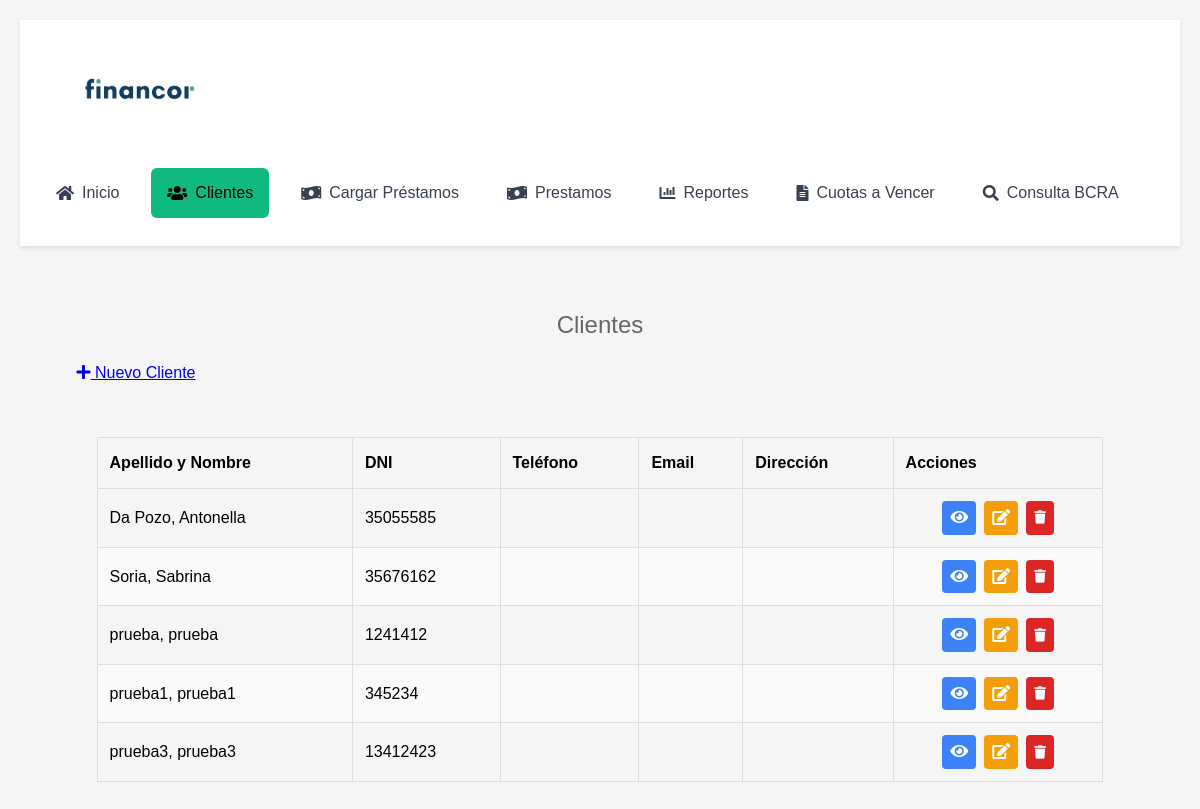
Before: /clientes with the older database file.
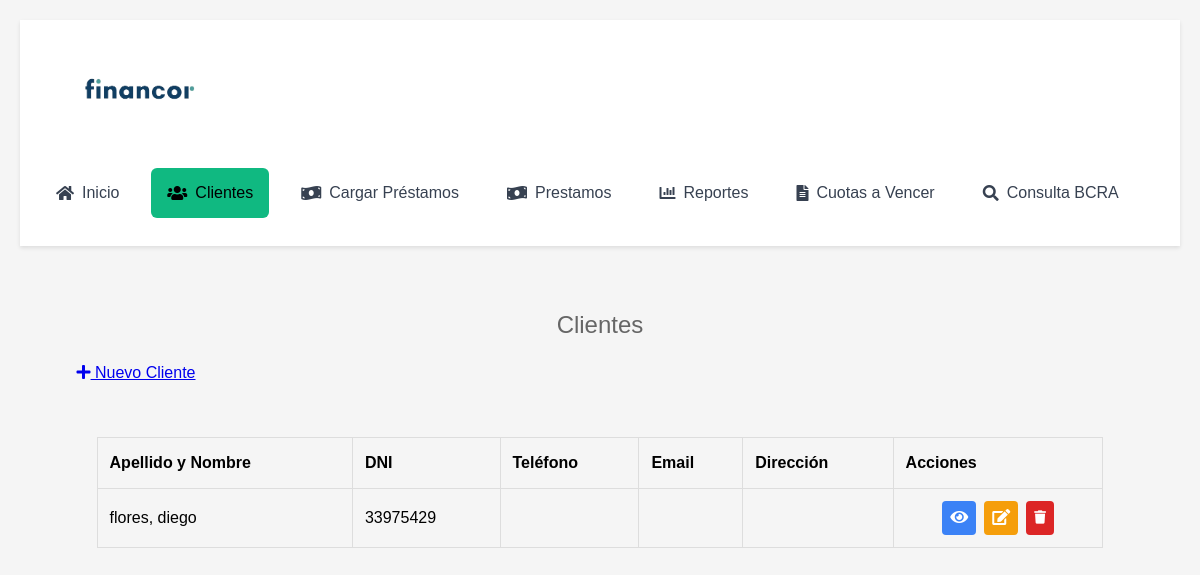
After: the same page with the newer database file.
### models.py (models this page shows, shortened)
class Cliente(db.Model):
    __tablename__ = 'cliente'
    id_cliente = db.Column(db.Integer, primary_key=True)
    nombre = db.Column(db.String(100), nullable=False)
    apellido = db.Column(db.String(100), nullable=False)
    dni = db.Column(db.String(20), unique=True, nullable=False)
    telefono = db.Column(db.String(20))
    direccion = db.Column(db.String(200))
    correo_electronico = db.Column(db.String(120))
    documentacion_verificada = db.Column(db.Boolean, default=False)
    fecha_registro = db.Column(db.DateTime, default=datetime.utcnow, nullable=False)
    activo = db.Column(db.Boolean, default=True)
    prestamos = db.relationship('Prestamo', backref='cliente', lazy=True)

### app.py (the view)
@app.route('/clientes')
def clientes():
    clientes_list = Cliente.query.order_by(Cliente.apellido).all()
    return render_template('clientes.html', clientes=clientes_list, active_page='clientes')

### templates/clientes.html (shortened to what this page needs)
{% extends "layout.html" %}
{% block content %}
<div class="container mt-4">
    <div class="d-flex justify-content-between align-items-center mb-4">
        <h2>Clientes</h2>
        <a href="{{ url_for('nuevo_cliente') }}" class="btn btn-primary">
            <i class="fas fa-plus"></i> Nuevo Cliente
        </a>
    </div>
    <div class="card shadow-sm">
        <div class="card-body">
            <div class="table-responsive">
                <table class="table table-hover">
                    <thead>
                        <tr>
                            <th>Apellido y Nombre</th>
                            <th>DNI</th>
                            <th>Teléfono</th>
                            <th>Email</th>
                            <th>Dirección</th>
                            <th>Acciones</th>
                        </tr>
                    </thead>
                    <tbody>
                        {% for cliente in clientes %}
                        <tr>
                            <td>{{ cliente.apellido }}, {{ cliente.nombre }}</td>
                            <td>{{ cliente.dni }}</td>
                            <td>{{ cliente.telefono }}</td>
                            <td>{{ cliente.correo_electronico }}</td>
                            <td>{{ cliente.direccion }}</td>
                            <td class="text-center">
                                <div class="action-buttons">
                                    <a href="{{ url_for('ver_cliente', id=cliente.id_cliente) }}"
                                        class="btn btn-sm btn-info" title="Ver cliente">
                                        <i class="fas fa-eye"></i>
                                    </a>
                                    <a href="{{ url_for('editar_cliente', id=cliente.id_cliente) }}"
                                        class="btn btn-sm btn-warning" title="Editar cliente">
                                        <i class="fas fa-edit"></i>
                                    </a>
                                    <button
                                        onclick="confirmarEliminacion({{ cliente.id_cliente }}, '{{ cliente.nombre }} {{ cliente.apellido }}')"
                                        class="btn btn-sm btn-danger" title="Eliminar cliente">
                                        <i class="fas fa-trash"></i>
                                    </button>
                                </div>
                            </td>
                        </tr>
                        {% endfor %}
                    </tbody>
                </table>
            </div>
        </div>
    </div>
</div>
{% endblock %}

### templates/layout.html (shortened to what this page needs)
<!DOCTYPE html>
<html lang="es">
<head>
    <link rel="stylesheet" href="https://cdnjs.cloudflare.com/ajax/libs/font-awesome/5.15.4/css/all.min.css">
</head>
<body>
    <header class="header">
        <div class="header-content">
            <div class="logo-container">
                <img src="{{ url_for('static', filename='img/logo-financor.png') }}" alt="Financor Logo">
            </div>
            <nav class="nav">
                <a href="{{ url_for('index') }}" class="nav-link {% if active_page == 'inicio' %}active{% endif %}">
                    <i class="fas fa-home"></i> Inicio
                </a>
                <a href="{{ url_for('clientes') }}"
                    class="nav-link {% if active_page in ['clientes', 'registro'] %}active{% endif %}">
                    <i class="fas fa-users"></i> Clientes
                </a>
                <a href="{{ url_for('buscar_clientes') }}"
                    class="nav-link {% if active_page == 'cargar_prestamos' %}active{% endif %}">
                    <i class="fas fa-money-bill-wave"></i> Cargar Préstamos
                </a>
                <a href="{{ url_for('prestamos') }}"
                    class="nav-link {% if active_page == 'prestamos' %}active{% endif %}">
                    <i class="fas fa-money-bill-wave"></i> Prestamos
                </a>
                <a href="{{ url_for('reportes') }}"
                    class="nav-link {% if active_page == 'reportes' %}active{% endif %}">
                    <i class="fas fa-chart-bar"></i> Reportes
                </a>
                <a href="{{ url_for('cuotas_a_vencer') }}"
                    class="nav-link {% if active_page == 'cuotas' %}active{% endif %}">
                    <i class="fas fa-file-alt"></i> Cuotas a Vencer
                </a>
                <a href="{{ url_for('consultar_bcra') }}"
                    class="nav-link {% if active_page == 'bcra' %}active{% endif %}">
                    <i class="fas fa-search"></i> Consulta BCRA
                </a>
            </nav>
        </div>
    </header>
    <div class="container">
        {% block content %}
        {% endblock %}
    </div>
</body>
</html>

### templates/layout.html (style rules this page uses)
html { font-family: inherit; }
* { font-family: inherit; }
body { margin: 0; padding: 0; background-color: #f5f5f5; }
.header { background-color: white; box-shadow: 0 2px 4px rgba(0, 0, 0, 0.1); padding: 20px 0; }
.header-content { max-width: 1200px; margin: 0 auto; padding: 0 20px; }
.logo-container { margin-bottom: 20px; }
.logo-container img { height: 100px; width: auto; display: block; }
.nav { display: flex; gap: 1rem; padding: 0.5rem 0; }
.nav-link { display: inline-flex; align-items: center; padding: 0.75rem 1rem; color: #374151; text-decoration: none; border-radius: 0.375rem; transition: all 0.2s ease-in-out; }
.nav-link i { margin-right: 0.5rem; }
.nav-link.active { color: rgb(0, 0, 0); font-weight: 500; }
.nav-link.active[href*="clientes"] { background-color: #10B981; }
.container { max-width: 95% !important; margin: 20px auto; padding: 0 20px; }
body { font-family: Arial, sans-serif; margin: 20px; line-height: 1.6; }
.container { max-width: 800px; margin: 0 auto; padding: 20px; }
button { background-color: #4CAF50; color: white; padding: 10px 20px; border: none; border-radius: 4px; cursor: pointer; }
table { width: 100%; border-collapse: collapse; margin: 1rem 0; }
th, td { padding: 0.5rem; border: 1px solid #ddd; text-align: left; }
th { background-color: #f5f5f5; }
h2 { color: #666; text-align: center; margin-bottom: 1rem; font-weight: normal; }
input, button, select, textarea { font-family: inherit; }
.action-buttons { display: flex; gap: 8px; justify-content: center; }
.table-responsive { margin: 0 auto; width: 100%; }
.table { width: 100%; margin-bottom: 1rem; }
.table th, .table td { white-space: nowrap; vertical-align: middle; padding: 0.75rem; }
.card { margin: 1rem auto; width: 100%; }
.card-body { padding: 1.25rem; }

### templates/clientes.html (style rules this page uses)
.action-buttons { display: flex; gap: 0.5rem; justify-content: center; }
.btn-sm { padding: 0.25rem 0.5rem; border-radius: 0.25rem; transition: all 0.2s ease-in-out; }
.btn-info { background-color: #3B82F6; border-color: #3B82F6; color: white; }
.btn-warning { background-color: #F59E0B; border-color: #F59E0B; color: white; }
.btn-danger { background-color: #DC2626; border-color: #DC2626; color: white; }

Changed rows visible on the page:
removed Cliente: apellido "Da Pozo", nombre "Antonella", dni "35055585"
removed Cliente: apellido "Soria", nombre "Sabrina", dni "35676162"
removed Cliente: apellido "prueba", nombre "prueba", dni "1241412"
removed Cliente: apellido "prueba1", nombre "prueba1", dni "345234"
removed Cliente: apellido "prueba3", nombre "prueba3", dni "13412423"
added Cliente: apellido "flores", nombre "diego", dni "33975429"
